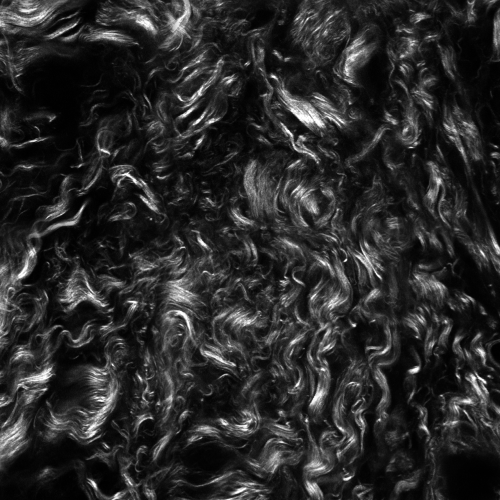
#> input picture H70T_10.tif, 1000 x 1000 px (shown at 1/2 size)
$ jupyter execute OrientationCoherance2D.ipynb
#> lines starting #> are read from the running program, lines starting #| are printed output that depends on the picture
[cell 1]
import numpy as np
import matplotlib.pyplot as plt
import math

import seaborn as sns

import skimage as skimage
import scipy as scipy
import scipy.ndimage
import cv2 as cv

import time

from mpl_toolkits.axes_grid1 import make_axes_locatable

plt.rcParams.update({'font.size': 12})

[cell 2]
Testing_Mode = False

[cell 3]
# [15 lines left out: function Test_Image, not called in this run]


if Testing_Mode == False:

    filename = 'H70T_10.tif'

    raw_image = skimage.io.imread(filename).astype('float32')
#> raw_image: shape (1000, 1000) float32; min 0, max 255, mean 41.6

if Testing_Mode == True:

    raw_image = Test_Image()

[cell 4]
plt.imshow(raw_image, cmap = 'binary_r')

plt.colorbar()
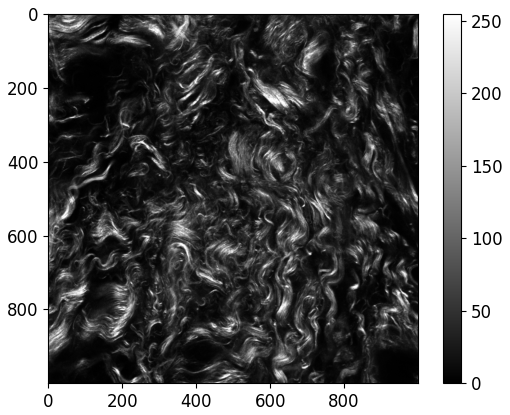
#> figure drawn by matplotlib, 2 panels

[cell 5]
image_filter_sigma = 1

local_window_size = 20 # pixels

threshold_value = max(int(0.5 * np.median(raw_image)), 2)
#> threshold_value = 14

########################################################################

spacing = 30 # Spacing between plotting the orientation vectors

scale = 50 # Length of each vector for plotting

[cell 6]
# [7 lines left out: function make_binary_image, not called in this run]

[cell 7]
# [7 lines left out: function make_image_same_shape, not called in this run]

[cell 8]
# [22 lines left out: function make_HeatMap, not called in this run]

[cell 9]
def make_StructureTensor2D(input_image, image_filter_sigma, local_window_size):

    ### Calculate image gradients using Sobel filters

    #########################################################################################################

    ### Filter the image a bit

#> called with image_filter_sigma = 1, local_window_size = 20
    filtered_image = skimage.filters.gaussian(input_image, sigma = image_filter_sigma, mode = 'nearest')

    ### Calculate image gradients in x and y directions

    image_gradient_x = scipy.ndimage.sobel(filtered_image, axis = 0, mode = 'nearest')

    image_gradient_y = scipy.ndimage.sobel(filtered_image, axis = 1, mode = 'nearest')
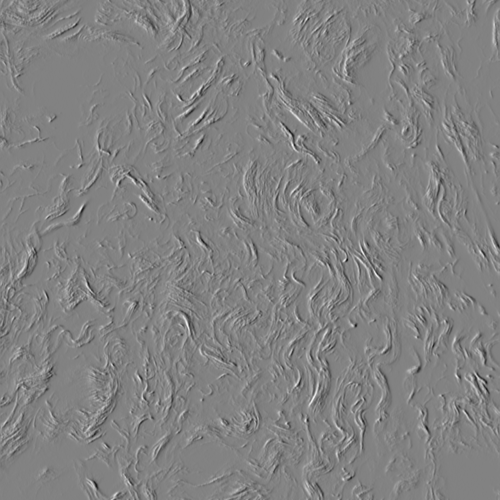
#> image_gradient_y: shape (1000, 1000) float32 (shown at 1/2 size); min -468.2, max 449.1, mean -0.2; drawn with min black and max white

    #########################################################################################################

    ### Calculate Jxx, Jyy and Jxy

    Jxx = scipy.ndimage.gaussian_filter(image_gradient_x * image_gradient_x,
                                        local_window_size, mode = 'nearest')
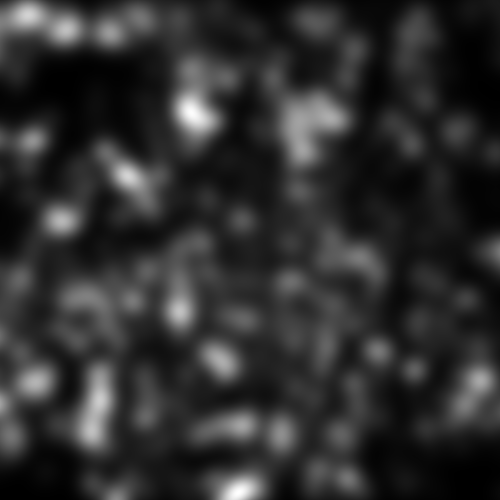
#> Jxx: shape (1000, 1000) float32 (shown at 1/2 size); min 5.85, max 14680.7, mean 2750.8; drawn with min black and max white

    Jyy = scipy.ndimage.gaussian_filter(image_gradient_y * image_gradient_y,
                                        local_window_size, mode = 'nearest')
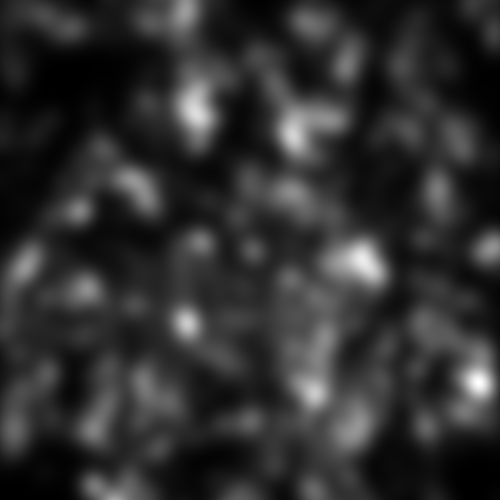
#> Jyy: shape (1000, 1000) float32 (shown at 1/2 size); min 4.95, max 12210.8, mean 2337.4; drawn with min black and max white

    Jxy = scipy.ndimage.gaussian_filter(image_gradient_x * image_gradient_y,
                                        local_window_size, mode = 'nearest')
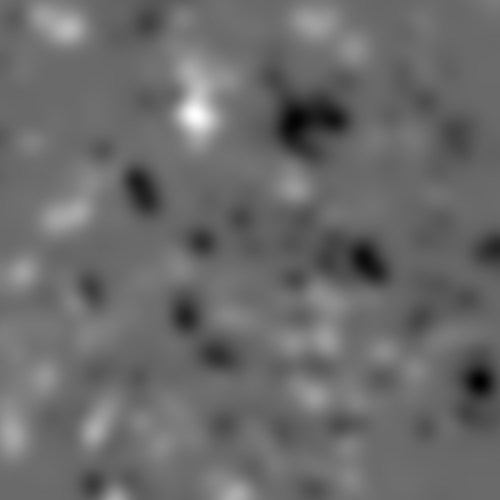
#> Jxy: shape (1000, 1000) float32 (shown at 1/2 size); min -6833.4, max 9601.5, mean 41.6; drawn with min black and max white

    #########################################################################################################

    ### Make Structure Tensor

    Raw_Structure_Tensor = np.array([[Jxx, Jxy],
                                     [Jxy, Jyy]])

    Structure_Tensor = np.moveaxis(Raw_Structure_Tensor, [0, 1], [2, 3]) # For solving EigenProblem

#     Energy = np.trace(Raw_Structure_Tensor)

    EigenValues, EigenVectors = np.linalg.eigh(Structure_Tensor) # eigh because matrix is symmetric

    return Structure_Tensor, EigenValues, EigenVectors, Jxx, Jxy, Jyy

[cell 10]
def make_Coherance_Orientation(input_image, EigenValues, EigenVectors, Structure_Tensor, Jxx, Jxy, Jyy):

    vx = EigenVectors[..., 0][:, :, 0]
    vx[input_image < threshold_value] = np.nan
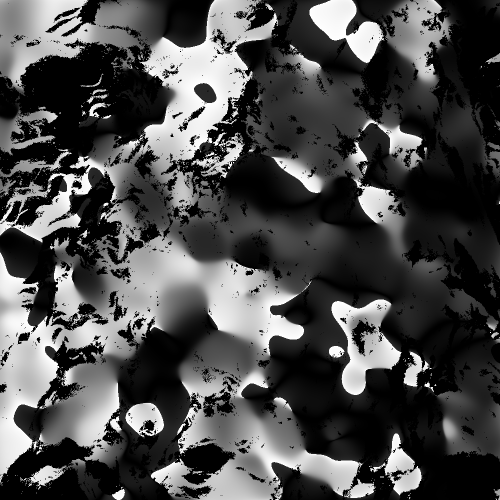
#> vx: shape (1000, 1000) float32 (shown at 1/2 size); 25.33% of the values are NaN or infinite; the others: min -1, max 0.707, mean -0.314; drawn with min black, max white, NaN and infinite black

    vy = EigenVectors[..., 0][:, :, 1]
    vy[input_image < threshold_value] = np.nan
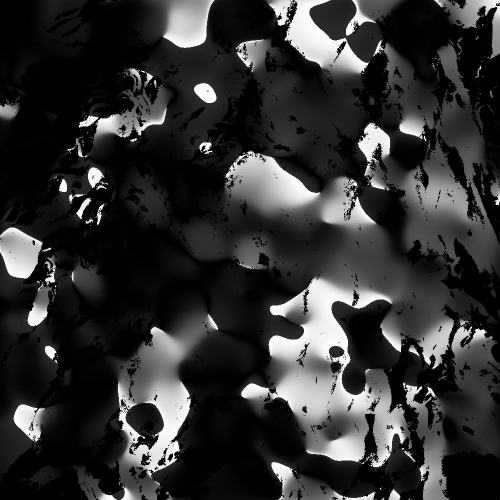
#> vy: shape (1000, 1000) float32 (shown at 1/2 size); 25.33% of the values are NaN or infinite; the others: min -1, max 0.707, mean -0.55; drawn with min black, max white, NaN and infinite black

    #############################################

    Orientation = 0.5 * ( cv.phase( (Jyy - Jxx), (2 * Jxy),
                                   angleInDegrees = True) )

    Orientation[input_image < threshold_value] = np.nan
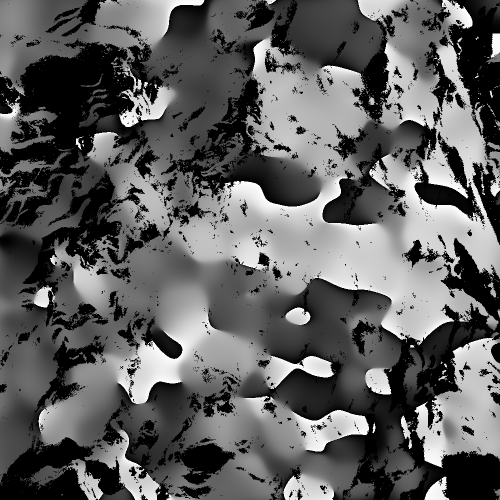
#> Orientation: shape (1000, 1000) float32 (shown at 1/2 size); 25.33% of the values are NaN or infinite; the others: min 0.000167, max 180, mean 90.86; drawn with min black, max white, NaN and infinite black

    #############################################

    Coherance = np.zeros(input_image.shape)

    for j in range(input_image.shape[1]):

        for i in range(input_image.shape[0]):

            if ( ( (EigenValues[i, j].sum()) > 0) and (input_image[i, j] > threshold_value)):

                Smallest_Normalized_Eigenvalues = EigenValues[i, j][0] / np.trace(Structure_Tensor[i, j])

                Largest_Normalized_Eigenvalues = EigenValues[i, j][1] / np.trace(Structure_Tensor[i, j])

                Coherance[i, j] = np.abs((Largest_Normalized_Eigenvalues - Smallest_Normalized_Eigenvalues) /
                                         (Smallest_Normalized_Eigenvalues + Largest_Normalized_Eigenvalues))

            else:

                Coherance[i, j] = np.nan
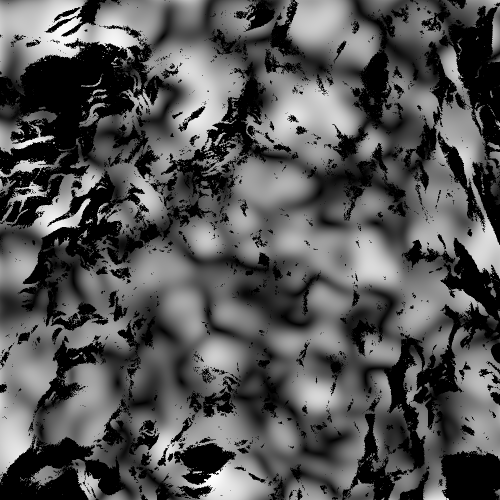
#> Coherance: shape (1000, 1000) float64 (shown at 1/2 size); 27.25% of the values are NaN or infinite; the others: min 0.000515, max 0.861, mean 0.394; drawn with min black, max white, NaN and infinite black
#> `[cell 14] fig, ax = plt.subplots(1, 4, figsize = (45, 15), sharex = Tr..`:
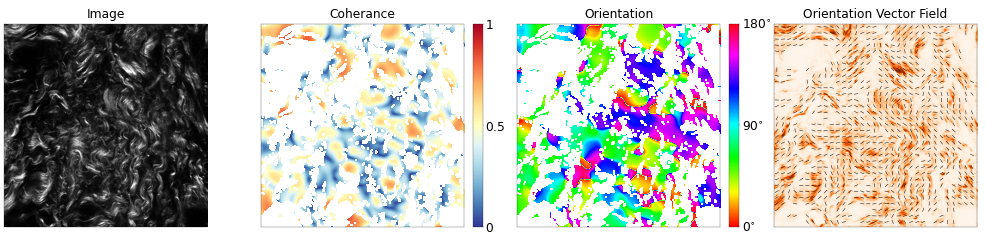
#> figure drawn by matplotlib, 6 panels

    return Coherance, Orientation, vx, vy

[cell 11]
# [11 lines left out: function discrete_cmap, not called in this run]

### Start the analysis

[cell 12]
start = time.time()

Structure_Tensor, EigenValues, EigenVectors, Jxx, Jxy, Jyy = make_StructureTensor2D(raw_image,
                                                                                    image_filter_sigma,
                                                                                    local_window_size)

[cell 13]
Coherance, Orientation, vx, vy = make_Coherance_Orientation(raw_image,
                                                            EigenValues, EigenVectors,
                                                            Structure_Tensor, Jxx, Jxy, Jyy)

end = time.time()

##########################################################################################

print('Coherance and Orientation calculations took ' + str(int(end - start)) + ' seconds')

print()

[cell 14]
fig, ax = plt.subplots(1, 4, figsize = (45, 15), sharex = True, sharey = True)

ax[0].imshow(raw_image,cmap = 'binary_r')

ax[0].set_title('Image', pad = 20, fontsize = 40)
ax[0].set_xticks([])
ax[0].set_yticks([])

divider = make_axes_locatable(ax[0])
cax0 = divider.append_axes("right", size="5%", pad=0.4)
cax0.remove()

########################################################################

im1 = ax[1].imshow(Coherance, vmin = 0, vmax = 1, cmap = 'RdYlBu_r')

divider = make_axes_locatable(ax[1])
cax = divider.append_axes("right", size="5%", pad = 0.4)
# cbar = fig.colorbar(im1, cax = cax, ticks = np.linspace(0, 1, 5))
# cbar.ax.set_yticklabels([r'$0$', r'$0.25$', r'$0.5$', r'$0.75$', r'$1$'], fontsize = 40)
cbar = fig.colorbar(im1, cax = cax, ticks = np.linspace(0, 1, 3))
cbar.ax.set_yticklabels([r'$0$', r'$0.5$', r'$1$'], fontsize = 40)

ax[1].set_title('Coherance', pad = 20, fontsize = 40)
ax[1].set_xticks([])
ax[1].set_yticks([])

###########################################################data#############

im2 = ax[2].imshow(Orientation/180, vmin = 0, vmax = 1, cmap = 'hsv')

divider = make_axes_locatable(ax[2])
cax = divider.append_axes("right", size="5%", pad=0.4)
cbar = fig.colorbar(im2, cax = cax, ticks = np.linspace(0, 1, 3))
cbar.ax.set_yticklabels([r'$0^{\circ}$', r'$90^{\circ}$', r'$180^{\circ}$'], fontsize = 40)

ax[2].set_title('Orientation', pad = 20, fontsize = 40)
ax[2].set_xticks([])
ax[2].set_yticks([])

########################################################################

im3 = ax[3].imshow(raw_image, cmap = 'Oranges', alpha = 1)

xmesh, ymesh = np.meshgrid(np.arange(raw_image.shape[0]),
                           np.arange(raw_image.shape[1]),
                           indexing = 'ij')

ax[3].quiver(ymesh[spacing//2::spacing, spacing//2::spacing], xmesh[spacing//2::spacing, spacing//2::spacing],
             vy[spacing//2::spacing, spacing//2::spacing], vx[spacing//2::spacing, spacing//2::spacing],
             scale = scale, headlength = 0, headaxislength = 0,
             pivot = 'middle', color = 'k', angles = 'xy')

ax[3].set_title('Orientation Vector Field', pad = 20, fontsize = 40)
ax[3].set_xticks([])
ax[3].set_yticks([])

divider = make_axes_locatable(ax[3])
cax = divider.append_axes("right", size="5%", pad=0.4)
cax.remove()

########################################################################

fig.tight_layout()

# [9 lines of commented-out code are left out]

### Save the arrays

[cell 15]
fname = 'Structure_Tensor_' + 'W_' + str(local_window_size) + ',' + filename

size = len(fname)

fname = fname[:size - 4] + '.npy'

# np.save(fname, Structure_Tensor)

########################################################################

fname = 'EigenValues_' + 'W_' + str(local_window_size) + ',' + filename

size = len(fname)

fname = fname[:size - 4] + '.npy'

# np.save(fname, EigenValues)

########################################################################

fname = 'EigenVectors_' + 'W_' + str(local_window_size) + ',' + filename

size = len(fname)

fname = fname[:size - 4] + '.npy'

# np.save(fname, EigenVectors)

########################################################################

fname = 'Orientation_' + 'W_' + str(local_window_size) + ',' + filename

size = len(fname)

fname = fname[:size - 4] + '.npy'

# np.save(fname, Orientation)

########################################################################

fname = 'Coherance_' + 'W_' + str(local_window_size) + ',' + filename

size = len(fname)

fname = fname[:size - 4] + '.npy'

# np.save(fname, Coherance)

########################################################################

results_array = np.hstack((image_filter_sigma,
                           local_window_size, threshold_value,
                           np.nanmean(Orientation), np.nanmedian(Orientation), np.nanstd(Orientation),
                           np.nanmean(Coherance), np.nanmedian(Coherance), np.nanstd(Coherance)))
#> results_array = [1, 20, 14, 90.86, 84.41, 46.48, 0.394, 0.396, 0.178]

fname = 'Result_' + 'W_' + str(local_window_size) + ',' + filename

size = len(fname)

fname = fname[:size - 4] + '.txt'

# np.savetxt(fname, results_array, fmt = '%0.2f')

$ run again, with Left.tif copied over H70T_10.tif
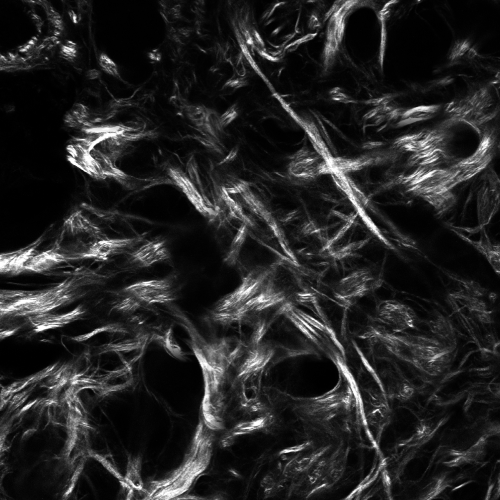
#> input picture Left.tif, 1000 x 1000 px (shown at 1/2 size)
#> `[cell 4] plt.imshow(raw_image, cmap = 'binary_r')  plt.colorbar()`:
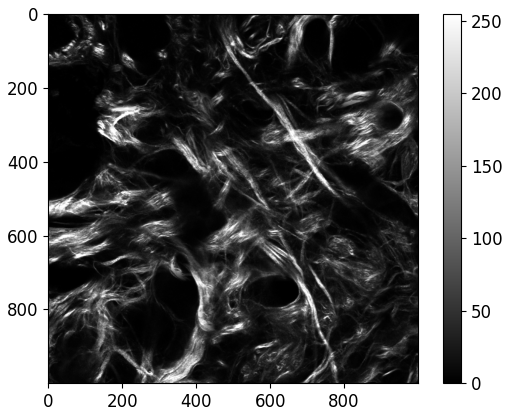
#> figure drawn by matplotlib, 2 panels
#> threshold_value = 9
#> after the loop in make_Coherance_Orientation, `for j in range(input_image.shape[1]):`:
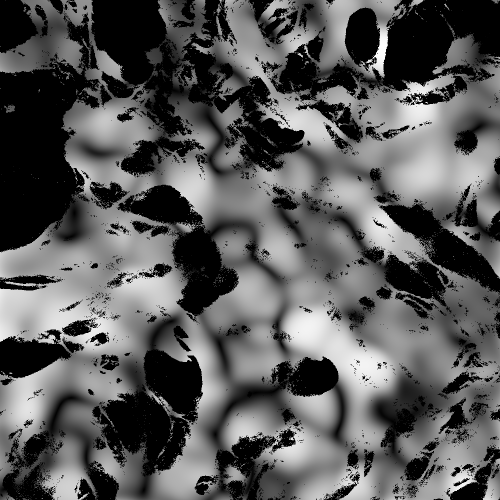
#> Coherance: shape (1000, 1000) float64 (shown at 1/2 size); 33.73% of the values are NaN or infinite; the others: min 0.00083, max 0.932, mean 0.495; drawn with min black, max white, NaN and infinite black
#> results_array = [1, 20, 9, 89.04, 81.55, 39.23, 0.495, 0.506, 0.18]

$ run again, with Test.tif copied over H70T_10.tif
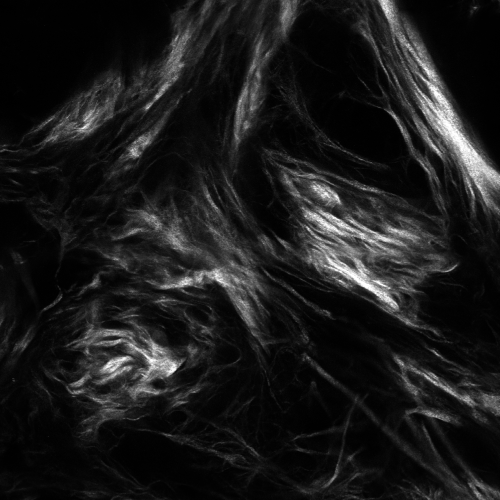
#> input picture Test.tif, 1000 x 1000 px (shown at 1/2 size)
#> threshold_value = 5
#> after the loop in make_Coherance_Orientation, `for j in range(input_image.shape[1]):`:
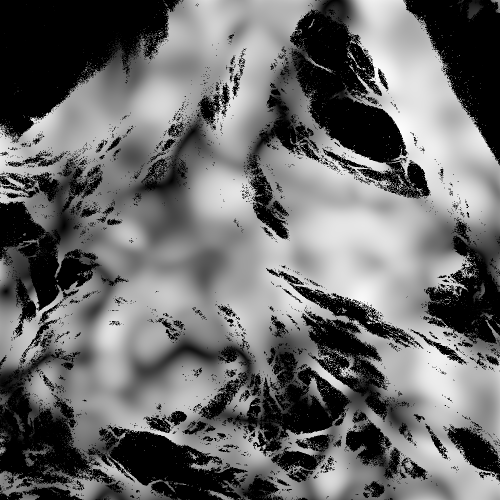
#> Coherance: shape (1000, 1000) float64 (shown at 1/2 size); 31.72% of the values are NaN or infinite; the others: min 0.00152, max 0.902, mean 0.559; drawn with min black, max white, NaN and infinite black
#> results_array = [1, 20, 5, 98.36, 110.4, 42.81, 0.559, 0.582, 0.168]
